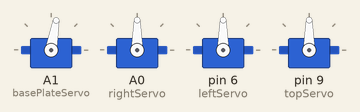
The sketch below on a simulated Arduino Uno, built with avr-gcc and run on an emulated ATmega328P. Shown: 4 × servo.

Above: at 0.1 s.
At 1.1 s:
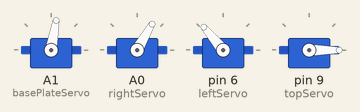
At 2.6 s:
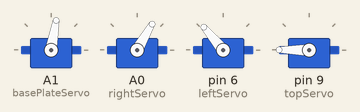
At 4.6 s:
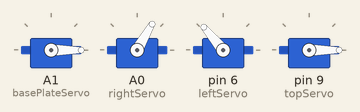
Timing chart, 0 to 6.1 s (numbered marks = the images above):
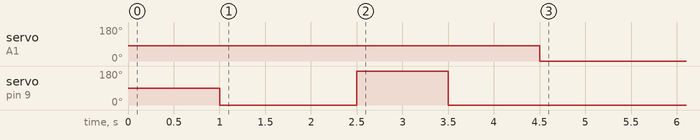

The sketch:

arm1.0.ino
```cpp
#include <Servo.h>
Servo basePlateServo;  // create servo object to control a servo
Servo rightServo;
Servo leftServo;
Servo topServo;
int pos1=80, pos2=60, pos3=130, pos4=0;

void setup()
{

  basePlateServo.attach(A1);  // attaches the servo on pin 9 to the servo object
  rightServo.attach(A0);
  leftServo.attach(6);
  topServo.attach(9);

  basePlateServo.write(pos1);
  delay(1000);
  rightServo.write(pos2);
  leftServo.write(pos3);
  topServo.write(pos4);
  delay(1500);
   topServo.write(250);
  delay(1000);
  topServo.write(-250);
  delay(1000);
  basePlateServo.write(-300);
}

void loop()
{


//  // turn right
//  for(pos1;pos1>0;pos1--)
//  {
//    basePlateServo.write(pos1);
//    delay(5);      // delay 5ms（used to adjust the servo speed）
//  }
//  delay(1000);
//
//  // open the claw
// for(pos4;pos4<100;pos4++)
// {
//   topServo.write(pos4);
// }
//  delay(1000);
//
//  // right servo rotates to 100 degrees
//  for(pos2;pos2>50;pos2--)
//  {
//    rightServo.write(pos2);
//    delay(5);
//  }
//  // left servo rotates to 5 degrees
//  for(pos3;pos3>50;pos3--)
//  {
//    leftServo.write(pos3);
//    delay(5);
//  }
//  delay(1500);
//
//  // close the claw
//  for(pos4;pos4>0;pos4--)
//  {
//    topServo.write(pos4);
//  }
//  delay(1000);
//
//  // left servo rotates to100 degrees, rocker arm lifts.
//  for(pos3;pos3<120;pos3++)
//  {
//    leftServo.write(pos3);
//    delay(5);
//  }
//  delay(1000);
//
//  // turn to left
//  for(pos1;pos1<180;pos1++)
//  {
//    basePlateServo.write(pos1);
//    delay(5);
//  }
//  delay(1000);
//
//  // Lower the arm
//  for(pos3;pos3>50;pos3--)
//  {
//    leftServo.write(pos3);
//    delay(5);
//  }
//  delay(1000);
//
//  // open the claw
//  for(pos4;pos4<100;pos4++)
//  {
//    topServo.write(pos4);
//  }
//  delay(1000);
//
//  // lift up the arm
//  for(pos3;pos3<120;pos3++)
//  {
//    leftServo.write(pos3);
//    delay(5);
//  }
//  delay(1000);
//
//  // close the claw
//  for(pos4;pos4>0;pos4--)
//  {
//    topServo.write(pos4);
//  }
//  delay(1000);
}
```

Measured:
- by itself, servo on A1 (basePlateServo): 80° → 0° at 4.5 s
